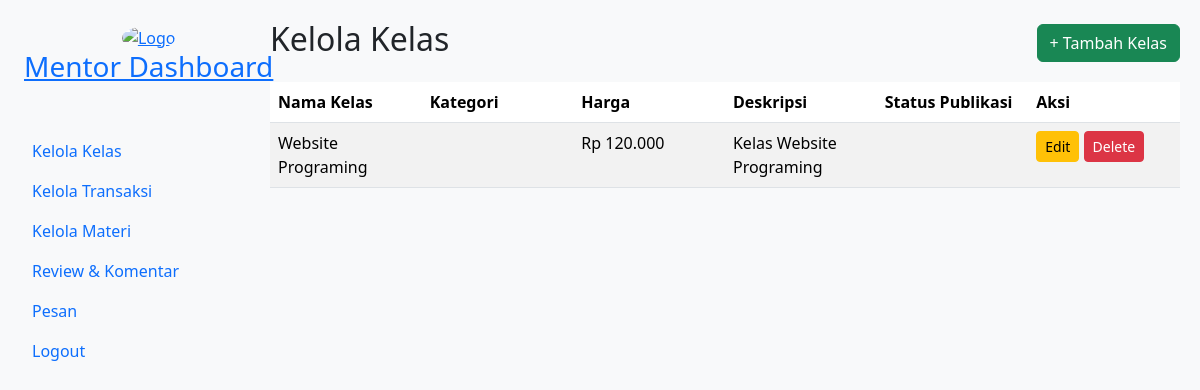
The page /page/kelola-kelas.php (signed in) on the database as committed earlier.
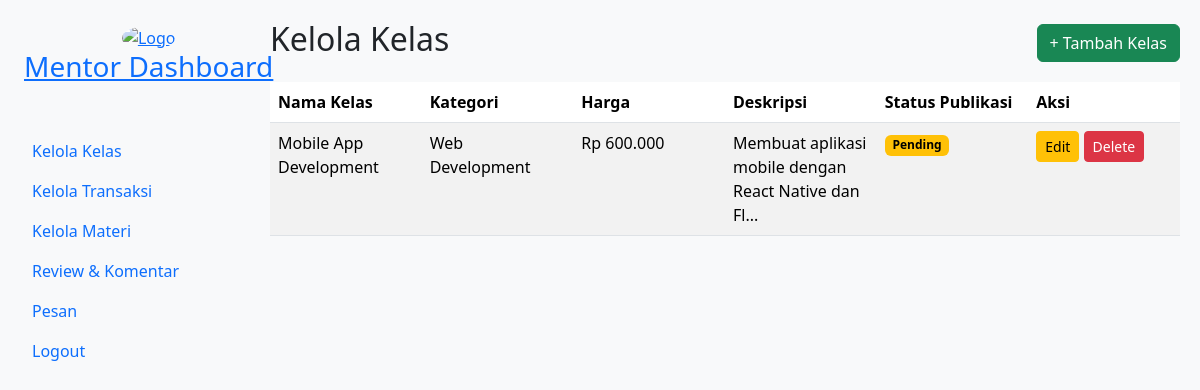
The same page on the database as committed later.
### tables this page shows
CREATE TABLE `tb_kelas` (
  `id_kelas` int(30) NOT NULL AUTO_INCREMENT,
  `id_mentor` int(30) NOT NULL,
  `nama_kelas` varchar(255) NOT NULL,
  `kategori` enum('SQL','Design','Java','Web Development','Bisnis','Ekonomi','Psikologi','IT','Python') NOT NULL,
  `harga` decimal(10,2) NOT NULL,
  `profil_kelas` varchar(100) DEFAULT NULL,
  `badge` varchar(100) DEFAULT NULL,
  `description` text DEFAULT NULL,
  `status_publikasi` enum('draft','pending','approved','rejected') NOT NULL DEFAULT 'draft',
  `tanggal_rilis` DATE DEFAULT NULL,
  PRIMARY KEY (`id_kelas`)
);

### page/kelola-kelas.php (the view, shortened to what this page needs)
<?php
require 'db.php';
$stmt_classes = $conn->prepare("
    SELECT k.id_kelas, k.nama_kelas, k.kategori, k.harga, k.description, k.status_publikasi
    FROM tb_kelas k
    JOIN tb_mentor m ON k.id_mentor = m.id_mentor
    WHERE m.id_user = ?
    ORDER BY k.id_kelas DESC
");
$stmt_classes->bind_param("i", $_SESSION['id']);
$stmt_classes->execute();
$classes_result = $stmt_classes->get_result();
?>
<!DOCTYPE html>
<html lang="en">
<head>
    <link href="https://cdn.jsdelivr.net/npm/bootstrap@5.3.3/dist/css/bootstrap.min.css" rel="stylesheet">
    <link rel="stylesheet" href="../assets/css/keloladata-mentor.css">
</head>
<body class="bg-light">
    <?php include 'sidebar-mentor.php';  ?>
    <div class="content-wrapper">
        <div class="d-flex justify-content-between align-items-center mb-3">
            <h2>Kelola Kelas</h2>
            <a href="create-class.php" class="btn btn-success">+ Tambah Kelas</a>
        </div>
        <div class="table-wrapper">
            <?php if ($classes_result->num_rows > 0): ?>
                <table class="table table-striped">
                    <thead>
                        <tr>
                            <th>Nama Kelas</th>
                            <th>Kategori</th>
                            <th>Harga</th>
                            <th>Deskripsi</th>
                            <th>Status Publikasi</th> <th>Aksi</th>
                        </tr>
                    </thead>
                    <tbody>
                        <?php while ($row = $classes_result->fetch_assoc()): ?>
                            <tr>
                                <td><?= htmlspecialchars($row['nama_kelas']) ?></td>
                                <td><?= htmlspecialchars($row['kategori']) ?></td>
                                <td>Rp <?= number_format($row['harga'], 0, ',', '.') ?></td>
                                <td><?= htmlspecialchars(substr($row['description'], 0, 50)) ?><?= strlen($row['description']) > 50 ? '...' : '' ?></td>
                                <td>
                                    <?php
                                    $status = $row['status_publikasi'];
                                    $text_bg_class = '';
                                    switch ($status) {
                                        case 'pending':
                                            $text_bg_class = 'text-bg-warning';
                                            break;
                                        default:
                                            $text_bg_class = 'text-bg-info';
                                            break;
                                    }
                                    ?>
                                    <span class="badge <?= $text_bg_class ?>"><?= htmlspecialchars(ucfirst($status)) ?></span>
                                </td>
                                <td>
                                    <a href="edit-class.php?id_kelas=<?= $row['id_kelas'] ?>" class="btn btn-warning btn-sm">Edit</a>
                                    <a href="delete-class.php?id_kelas=<?= $row['id_kelas'] ?>"
                                       class="btn btn-danger btn-sm"
                                       onclick="return confirm('Yakin ingin menghapus kelas ini?')">Delete</a>
                                </td>
                            </tr>
                        <?php endwhile; ?>
                    </tbody>
                </table>
            <?php endif; ?>
        </div>
    </div>
</body>
</html>

Rows that differ between the two databases and show on the page:
removed tb_kelas: nama_kelas "Website Programing", harga "120.000", description "Kelas Website Programing"
added tb_kelas: nama_kelas "Mobile App Development", kategori "Web Development", harga "600.000", description "Membuat aplikasi mobile dengan React Native dan Fl", status_publikasi "Pending"
